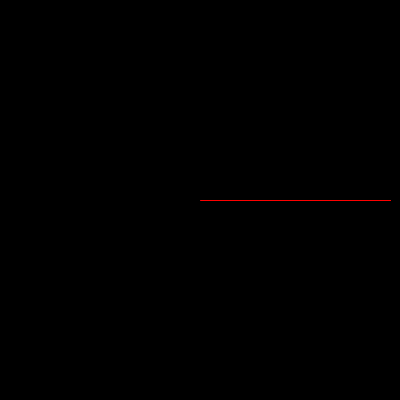
Frame 1 (no input)
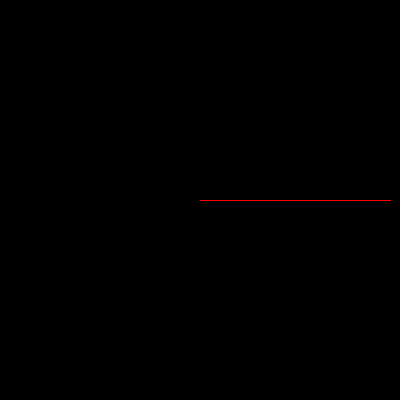
Frame 60 (the mouse pressed at the canvas centre just before this capture)
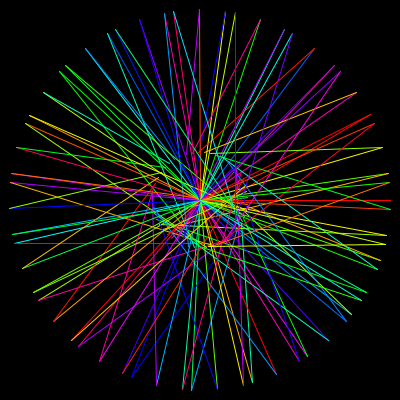
Frame 120 (the mouse held since frame 60 and released just before this capture)

The Processing sketch that drew these frames (run headless with seeded random() and noise(); from frame 60 on, the mouse is pressed at the canvas centre):

// Processing sketch: processing_56055
// ── processing_56055.pde

    // Ellipsen 
    // Michael Reichenbach
    
    float rad_min = 50;
    float rad_max = 100;
    float radx = 1;
    float rady = 1;
    float col_col = 255;
    float col_hue = 255;
    float col_sat = 255;
    float posx = 200;
    float posy = 200;
    float posx1 = 200;
    float posy1 = 200;
    float speed = 0;
    float vectorx = 0;
    float vectory = 0;
    float speedfactor = 5;
    float anziehung = 0.08;
    float winkel = 0;
    float winkel_delta = random(0.5);
    float winkel2 = 0;
    float winkel2_delta = random(0.5);
    float small_radius = random(200);
    float big_radius = random(200);
    float col_factor = random(1,100);
    
        
     void setup() {
       size(400, 400);
       stroke(1,1,1,0);
       colorMode(HSB, 100,100,100);
       background(192, 64, 0);
       frameRate (30);
   
     }

     void draw() {
       winkel=(winkel + winkel_delta*mouseX/200)%6.28;
       winkel2=(winkel2 + winkel2_delta*mouseY/200)%6.28;
       
       col_col=(col_factor*winkel)%100;
       stroke (col_col,col_hue,col_sat);
       posx = cos  (winkel)*small_radius + 200;
       posy = sin  (winkel)*small_radius + 200;
       line(200,200,posx,posy);
       
       col_col=(col_factor*winkel2)%100;
       stroke (col_col,col_hue,col_sat);
       posx1 = cos  (winkel2)*big_radius + 200;
       posy1 = sin  (winkel2)*big_radius + 200;
       line(posx,posy,posx1,posy1);
       
       
       
     }
     
     void mousePressed() {
       background(192, 64, 0);
       posx=mouseX;
       posy=mouseY;
     }
